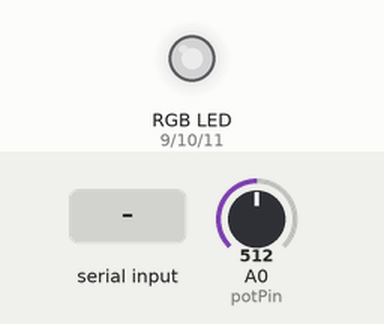
Bench run of a sketch on a simulated Arduino Uno, built with avr-gcc and run on an emulated ATmega328P. Parts: an RGB LED mixed from three pins (HIGH = lit). The inputs (shaded band) are chosen by the test bench; at power-on: A0 (potPin) = 512. Dim RGB values are drawn brighter than linear.

Above: at 1.2 s.
1.3 s: A0 (potPin) set to 716
At 2.5 s:
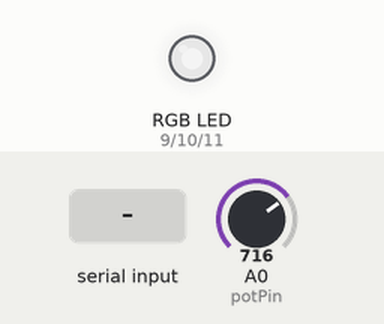
2.8 s: "r" received over Serial
4.3 s: "g" received over Serial
5.8 s: A0 (potPin) set to 900
At 6.1 s:
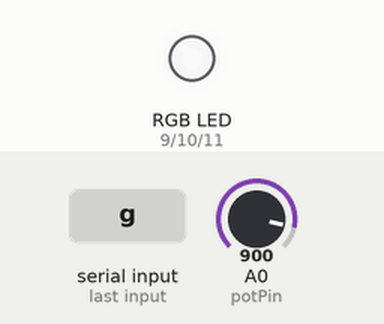
7.3 s: "b" received over Serial
8.8 s: "o" received over Serial
Timing chart, 0 to 11.3 s (numbered marks = the images above; inputs shaded):
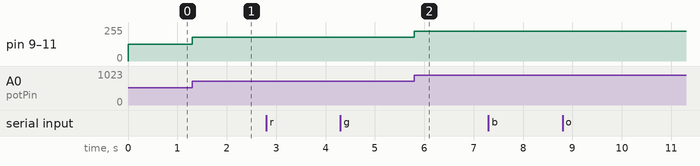

The sketch:

sketch_oct7a.ino
```cpp
#include <Arduino.h>

const int redPin = 9;    // Red LED connected to digital pin 9
const int greenPin = 10; // Green LED connected to digital pin 10
const int bluePin = 11;  // Blue LED connected to digital pin 11
const int potPin = A0;   // Potentiometer connected to analog pin A0

int redValue = 0;    // Red LED intensity (0-255)
int greenValue = 0;  // Green LED intensity (0-255)
int blueValue = 0;   // Blue LED intensity (0-255)
int potReading = 0;  // Potentiometer reading (0-1023)

void setup() {
  pinMode(redPin, OUTPUT);
  pinMode(greenPin, OUTPUT);
  pinMode(bluePin, OUTPUT);
  Serial.begin(9600); // Initialize serial communication
}

void loop() {
  // Read potentiometer value
  potReading = analogRead(potPin);

  // Map potentiometer value to LED intensities
  redValue = map(potReading, 0, 1023, 0, 255);
  greenValue = map(potReading, 0, 1023, 0, 255);
  blueValue = map(potReading, 0, 1023, 0, 255);

  // Set LED colors using PWM
  analogWrite(redPin, redValue);
  analogWrite(greenPin, greenValue);
  analogWrite(bluePin, blueValue);

  // Check for serial commands
  if (Serial.available() > 0) {
    char command = Serial.read();
    switch (command) {
      case 'r': // Turn on Red LED
        redValue = 255;
        greenValue = 0;
        blueValue = 0;
        break;
      case 'g': // Turn on Green LED
        redValue = 0;
        greenValue = 255;
        blueValue = 0;
        break;
      case 'b': // Turn on Blue LED
        redValue = 0;
        greenValue = 0;
        blueValue = 255;
        break;
      case 'o': // Turn off all LEDs
        redValue = 0;
        greenValue = 0;
        blueValue = 0;
        break;
      default:
        break;
    }

    // Set LED colors using PWM based on the serial command
    analogWrite(redPin, redValue);
    analogWrite(greenPin, greenValue);
    analogWrite(bluePin, blueValue);
  }
}
```

Measured:
- after the input at 1.3 s, pin 9 (redPin), pin 10 (greenPin), pin 11 (bluePin): 127/255 → 178/255 at once
- after the input at 5.8 s, pin 9 (redPin), pin 10 (greenPin), pin 11 (bluePin): 178/255 → 224/255 at once
